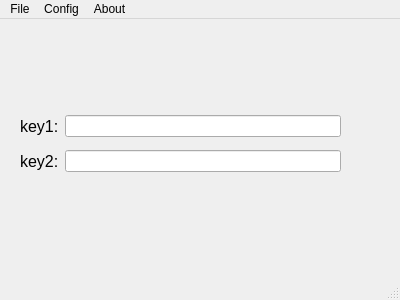
<?xml version="1.0" encoding="UTF-8"?>
<ui version="4.0">
 <class>MainWindow</class>
 <widget class="QMainWindow" name="MainWindow">
  <property name="geometry">
   <rect>
    <x>0</x>
    <y>0</y>
    <width>400</width>
    <height>300</height>
   </rect>
  </property>
  <property name="windowTitle">
   <string>MainWindow</string>
  </property>
  <widget class="QWidget" name="centralwidget">
   <widget class="QWidget" name="">
    <property name="geometry">
     <rect>
      <x>20</x>
      <y>89</y>
      <width>321</width>
      <height>71</height>
     </rect>
    </property>
    <layout class="QVBoxLayout" name="verticalLayout">
     <item>
      <layout class="QHBoxLayout" name="horizontalLayout_2">
       <item>
        <widget class="QLabel" name="label">
         <property name="font">
          <font>
           <pointsize>12</pointsize>
          </font>
         </property>
         <property name="text">
          <string>key1:</string>
         </property>
        </widget>
       </item>
       <item>
        <widget class="QLineEdit" name="lineEditK1"/>
       </item>
      </layout>
     </item>
     <item>
      <layout class="QHBoxLayout" name="horizontalLayout">
       <item>
        <widget class="QLabel" name="label_2">
         <property name="font">
          <font>
           <pointsize>12</pointsize>
          </font>
         </property>
         <property name="text">
          <string>key2:</string>
         </property>
        </widget>
       </item>
       <item>
        <widget class="QLineEdit" name="lineEditK2"/>
       </item>
      </layout>
     </item>
    </layout>
   </widget>
  </widget>
  <widget class="QMenuBar" name="menubar">
   <property name="geometry">
    <rect>
     <x>0</x>
     <y>0</y>
     <width>400</width>
     <height>22</height>
    </rect>
   </property>
   <widget class="QMenu" name="menuFile">
    <property name="title">
     <string>File</string>
    </property>
    <addaction name="actionSave"/>
    <addaction name="actionLoad"/>
   </widget>
   <widget class="QMenu" name="menuconfing">
    <property name="title">
     <string>Config</string>
    </property>
    <addaction name="actionConfig"/>
    <addaction name="actionconfig2"/>
    <addaction name="actionConfig3"/>
   </widget>
   <widget class="QMenu" name="menuAbout">
    <property name="title">
     <string>About</string>
    </property>
   </widget>
   <addaction name="menuFile"/>
   <addaction name="menuconfing"/>
   <addaction name="menuAbout"/>
  </widget>
  <widget class="QStatusBar" name="statusbar"/>
  <action name="actionSave">
   <property name="text">
    <string>Save</string>
   </property>
  </action>
  <action name="actionLoad">
   <property name="text">
    <string>Load</string>
   </property>
  </action>
  <action name="actionConfig">
   <property name="checkable">
    <bool>true</bool>
   </property>
   <property name="text">
    <string>Config1</string>
   </property>
  </action>
  <action name="actionconfig2">
   <property name="checkable">
    <bool>true</bool>
   </property>
   <property name="text">
    <string>Config2</string>
   </property>
  </action>
  <action name="actionConfig3">
   <property name="checkable">
    <bool>true</bool>
   </property>
   <property name="text">
    <string>Config3</string>
   </property>
  </action>
 </widget>
 <resources/>
 <connections/>
</ui>
